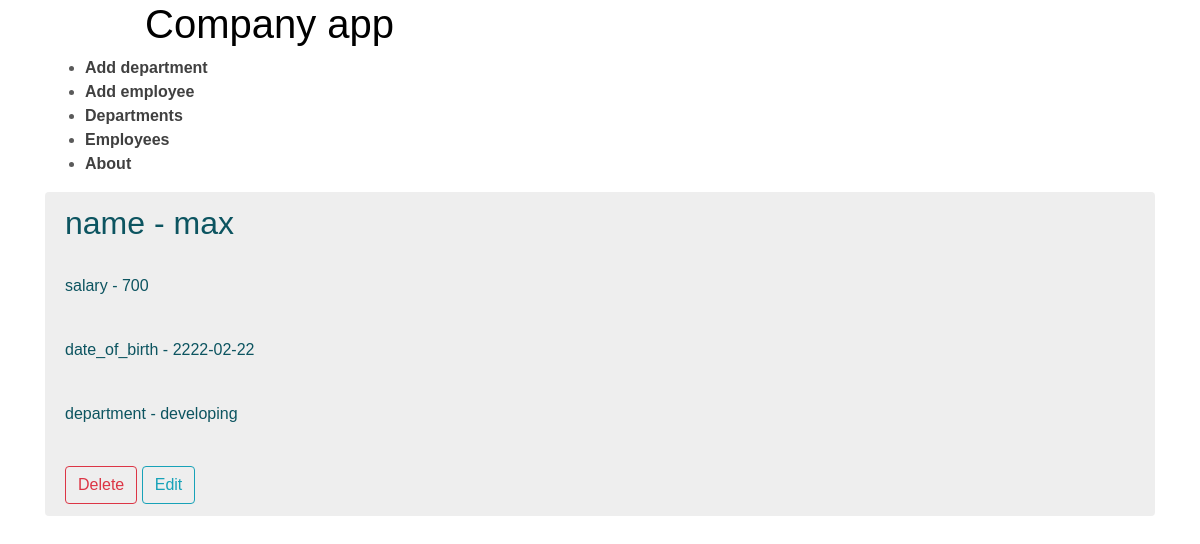
The page /employee/2 on the database its author committed.
### app.py (models this page shows, shortened)
class Employees(Base):
    __tablename__ = 'employees'
    id = Column(Integer, primary_key=True)
    name = Column(String, nullable=False)
    salary = Column(Integer, nullable=False, index=True)
    date_of_birth = Column(String, nullable=False, index=True)
    departments_id = Column(Integer, ForeignKey('departments.id'))

class Departments(Base):
    __tablename__ = 'departments'
    id = Column(Integer, primary_key=True)
    department_name = Column(String, nullable=False)
    employees = relationship("Employees", backref="departments")
    def __repr__(self):
        return str(self.department_name)

### app.py (the view)
@app.route('/employee/<int:id>')
def employee_detail(id):
    Session = sessionmaker(bind=engine)
    session = Session()
    employee = session.query(Employees).get(id)
    dep_id = employee.departments_id
    print(dep_id)
    department = session.query(Departments).get(employee.departments_id)
    return render_template('employee_detail.html', employee=employee, department=department)

### templates/employee_detail.html (shortened to what this page needs)
{% extends "header.html" %}
{% block content %}
<div class="alert alert-info info">
    <h2>name - {{ employee.name }}</h2>
    <br>
    <p>salary - {{ employee.salary }}</p>
    <br>
    <p>date_of_birth - {{ employee.date_of_birth }}</p>
    <br>
    <p>department - {{ department }}</p>
    <br>
    <a href="#" data-href="/employee/{{ employee.id }}/delete" data-toggle="modal"
           data-target="#confirm-delete" class="btn btn-outline-danger">Delete</a>
    <a href="/employee/{{ employee.id }}/update" class="btn btn-outline-info">Edit</a>
</div>
{% endblock %}

### templates/header.html (style rules this page uses)
body { font-family: "Arial", Arial, serif; background-color: #ffffff; color: #5a5a5a; }
a { color: #404040; }
a:link { text-decoration: none; }
.alert-info { background-color: rgba(90, 90, 90, 0.10); border: 0px solid green; }

### rows shown on the page
Employees: name "max", salary "700", date_of_birth "2222-02-22"
Departments: department_name "developing"
